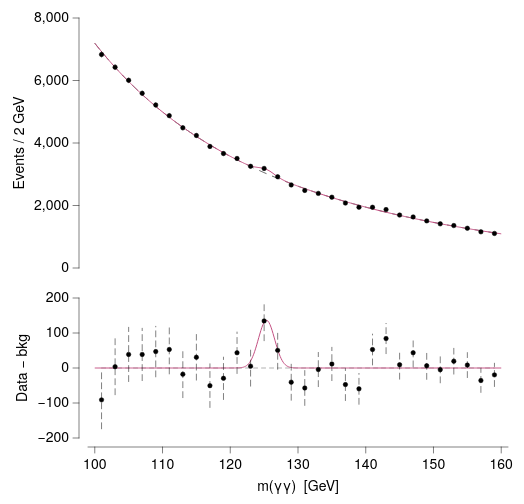

Write the Vega-Lite specification saved for this chart.
### Vega-Lite specification from a JSON file in a GitHub repository (floating-point values rounded to 4 significant figures; data arrays with more than 128 entries replaced by an {"elided": "..."} marker saying what was removed)
{"background": null, "config": {"arc": {"fill": "#DBDBDB", "fillOpacity": 1.0, "innerRadius": 25.0, "padAngle": 0.03, "stroke": "black", "strokeOpacity": 1, "strokeWidth": 0.25}, "area": {"fill": "#DBDBDB", "fillOpacity": 1.0, "stroke": "black", "strokeOpacity": 1, "strokeWidth": 0.25}, "axis": {"domain": true, "domainCap": "round", "domainColor": "black", "domainWidth": 0.25, "grid": false, "gridCap": "round", "gridColor": "#F1F1F1", "gridDash": [0, 0], "gridOpacity": 1.0, "gridWidth": 0.25, "labelColor": "black", "labelFont": "Helvetica Neue, HelveticaNeue, Helvetica, Arial, sans-serif", "labelFontSize": 7, "labelFontStyle": "normal", "labelFontWeight": 400, "offset": 4.5, "ticks": true, "tickCap": "round", "tickColor": "black", "tickRound": false, "tickSize": 3, "tickWidth": 0.25, "titleColor": "black", "titleFont": "Helvetica Neue, HelveticaNeue, Helvetica, Arial, sans-serif", "titleFontSize": 7, "titleFontStyle": "normal", "titleFontWeight": 400}, "axisX": {"domain": true, "labelAlign": "center", "labelAngle": 0, "labels": true, "ticks": true, "translate": 0}, "axisY": {"domain": true, "labelAlign": "right", "labelAngle": 0, "labels": true, "ticks": true, "translate": 0}, "axisRight": {"domain": true, "labelAlign": "left", "labelAngle": 0, "labels": true, "ticks": true, "translate": 0}, "axisTop": {"domain": true, "labelAlign": "center", "labelAngle": 0, "labels": true, "ticks": true, "translate": 0}, "axisBand": {"tickOffset": 0}, "bar": {"fill": "#DBDBDB", "fillOpacity": 1.0, "stroke": "black", "strokeOpacity": 1, "strokeWidth": 0.25}, "boxplot": {"size": 9.0, "ticks": {"cornerRadius": 0.25, "fill": "black", "opacity": 1, "size": 4.5, "thickness": 0.25}, "box": {"fillOpacity": 1.0, "stroke": "black", "strokeOpacity": 1, "strokeWidth": 0.25}, "median": {"cornerRadius": 0, "fill": "black", "fillOpacity": 1.0, "opacity": 1, "size": 9.0, "thickness": 0.25}, "rule": {"fill": "black", "fillOpacity": 1.0, "size": 10.0, "stroke": "black", "strokeDash": [0, 0], "strokeOpacity": 1, "strokeWidth": 0.25}, "outliers": {"color": "black", "fill": "black", "fillOpacity": 1.0, "size": 0, "stroke": "black", "strokeOpacity": 1, "strokeWidth": 0.25}}, "circle": {"fill": "black", "fillOpacity": 1.0, "size": 1.25, "stroke": null, "strokeOpacity": 1, "strokeWidth": 0.25}, "errorband": {"band": {"fillOpacity": 0.6, "stroke": null, "strokeWidth": 0.25, "strokeOpacity": 1}, "borders": {"opacity": 0, "strokeOpacity": 0.25, "strokeWidth": 1}}, "errorbar": {"opacity": 1, "rule": {"strokeDash": [0, 0], "strokeWidth": 0.25}, "ticks": {"color": "black", "cornerRadius": 0.125, "opacity": 1, "size": 6.0, "thickness": 0.25}, "thickness": 0.25}, "font": "Helvetica Neue, HelveticaNeue, Helvetica, Arial, sans-serif", "geoshape": {"fill": "#DBDBDB", "fillOpacity": 1.0, "stroke": "black", "strokeOpacity": 1, "strokeWidth": 0.25}, "header": {"labelColor": "black", "labelFont": "Helvetica Neue, HelveticaNeue, Helvetica, Arial, sans-serif", "labelFontSize": 7, "labelFontStyle": "normal", "labelFontWeight": 400, "titleColor": "black", "titleFont": "Helvetica Neue, HelveticaNeue, Helvetica, Arial, sans-serif", "titleFontSize": 7, "titleFontStyle": "normal", "titleFontWeight": 400, "titlePadding": 0}, "legend": {"disable": false, "offset": 4.5, "titlePadding": 4, "labelOffset": 2, "gradientLabelOffset": 2, "gradientLength": 50.0, "gradientThickness": 5.0, "gradientOpacity": 1.0, "gradientStrokeColor": "black", "gradientStrokeWidth": 0.25, "labelColor": "black", "labelFont": "Helvetica Neue, HelveticaNeue, Helvetica, Arial, sans-serif", "labelFontSize": 7, "labelFontStyle": "normal", "labelFontWeight": 400, "strokeColor": "black", "strokeWidth": 0, "symbolSize": 42, "symbolStrokeColor": "black", "symbolStrokeWidth": 0.25, "titleColor": "black", "titleFont": "Helvetica Neue, HelveticaNeue, Helvetica, Arial, sans-serif", "titleFontSize": 7, "titleFontStyle": "normal", "titleFontWeight": 400}, "line": {"color": "black", "stroke": "black", "strokeCap": "butt", "strokeDash": [0, 0], "strokeOpacity": 1, "strokeWidth": 0.5}, "point": {"filled": true, "fill": "#DBDBDB", "fillOpacity": 1.0, "size": 5.0, "stroke": "black", "strokeOpacity": 1, "strokeWidth": 0.25}, "range": {"category": ["#B2B2B2", "#636363", "#4A7CD3", "#008542", "#382864", "#509F98", "#284F93", "#005226", "#A398D6", "#173633"], "diverging": {"scheme": ["#443E60", "#5F597E", "#7C759B", "#9994B6", "#B7B4CC", "#D6D5DC", "#F6F6F6", "#D1DAD9", "#A4C2BF", "#7AA9A4", "#578E89", "#37736E", "#1B5954"]}, "heatmap": {"scheme": ["#32022B", "#43044D", "#4C196E", "#4D338C", "#484DA6", "#3A68BB", "#1D83CA", "#1D9CCB", "#23B5C9", "#28CDC5", "#4DE0B4", "#91EE9F"]}, "ordinal": {"scheme": ["#F1F1F1", "#DBDBDB", "#C6C6C6", "#B2B2B2", "#9D9D9D", "#898989", "#767676", "#636363", "#515151", "#404040", "#2F2F2F", "#1F1F1F"]}, "ramp": {"scheme": ["#32022B", "#43044D", "#4C196E", "#4D338C", "#484DA6", "#3A68BB", "#1D83CA", "#1D9CCB", "#23B5C9", "#28CDC5", "#4DE0B4", "#91EE9F"]}}, "rule": {"color": "black", "stroke": "black", "strokeCap": "round", "strokeDash": [2, 2], "strokeOpacity": 1, "strokeWidth": 0.25}, "scale": {"bandPaddingInner": 0.1, "bandPaddingOuter": 0.1, "round": false}, "rect": {"fill": "#DBDBDB", "fillOpacity": 1.0, "stroke": "black", "strokeOpacity": 1, "strokeWidth": 0.25}, "square": {"fill": "#DBDBDB", "fillOpacity": 1.0, "size": 10.0, "stroke": "black", "strokeOpacity": 1, "strokeWidth": 0.25}, "text": {"color": "black", "font": "Helvetica Neue, HelveticaNeue, Helvetica, Arial, sans-serif", "fontSize": 7, "fontStyle": "normal", "fontWeight": 400}, "tick": {"color": "black", "cornerRadius": 0.125, "opacity": 1.0, "size": 9.0, "thickness": 0.25}, "title": {"anchor": "middle", "frame": "group", "color": "black", "font": "Helvetica Neue, HelveticaNeue, Helvetica, Arial, sans-serif", "fontSize": 7, "fontStyle": "normal", "fontWeight": 400, "subtitleColor": "black", "subtitleFont": "Helvetica Neue, HelveticaNeue, Helvetica, Arial, sans-serif", "subtitleFontSize": "Helvetica Neue, HelveticaNeue, Helvetica, Arial, sans-serif", "subtitleFontStyle": "normal", "subtitleFontWeight": 400}, "trail": {"color": "black", "opacity": 1, "size": 0.5}, "view": {"continuousWidth": 100, "continuousHeight": 100, "discreteWidth": 100, "discreteHeight": 100, "fill": null, "stroke": null, "strokeWidth": 0.25}}, "vconcat": [{"layer": [{"mark": {"type": "line", "color": "#636363", "strokeDash": [4, 3]}, "encoding": {"x": {"axis": {"domain": false, "labels": false, "ticks": false, "title": null}, "field": "mass", "scale": {"domain": [99.0, 161.0], "nice": false}, "type": "quantitative"}, "y": {"field": "bo", "type": "quantitative"}}}, {"mark": {"type": "line", "color": "#C35082"}, "encoding": {"x": {"axis": {"domain": false, "labels": false, "ticks": false, "title": null}, "field": "mass", "scale": {"domain": [99.0, 161.0], "nice": false}, "type": "quantitative"}, "y": {"field": "sb", "type": "quantitative"}}}, {"data": {"name": "data-45b9d2a215d79e3c905a503ec1b8b7f6"}, "mark": {"type": "errorbar", "rule": {"strokeDash": [3, 2]}, "ticks": false}, "encoding": {"x": {"axis": {"domain": false, "labels": false, "ticks": false, "title": null}, "field": "mass", "scale": {"domain": [99.0, 161.0], "nice": false}, "type": "quantitative"}, "y": {"field": "lo", "title": "Events / 2 GeV", "type": "quantitative"}, "y2": {"field": "hi"}}}, {"data": {"name": "data-45b9d2a215d79e3c905a503ec1b8b7f6"}, "mark": {"type": "point", "color": "black", "filled": true}, "encoding": {"x": {"axis": {"domain": false, "labels": false, "ticks": false, "title": null}, "field": "mass", "scale": {"domain": [99.0, 161.0], "nice": false}, "type": "quantitative"}, "y": {"field": "count", "type": "quantitative"}}}], "data": {"name": "data-4dbf9cc5069fbf3594267d9cee8c050d"}, "height": 125, "width": 210}, {"layer": [{"data": {"name": "data-8544ddf1086526461f2c95f8ed532433"}, "mark": {"type": "rule", "color": "#636363"}, "encoding": {"x": {"field": "mass", "scale": {"domain": [99.0, 161.0], "nice": false}, "type": "quantitative"}, "x2": {"field": "mass2"}, "y": {"axis": {"values": [-200, -100, 0, 100, 200]}, "field": "y", "scale": {"domain": [-200, 200], "nice": false}, "title": "Data − bkg", "type": "quantitative"}}}, {"data": {"name": "data-4dbf9cc5069fbf3594267d9cee8c050d"}, "mark": {"type": "line", "color": "#C35082"}, "encoding": {"x": {"field": "mass", "scale": {"domain": [99.0, 161.0], "nice": false}, "type": "quantitative"}, "y": {"axis": {"values": [-200, -100, 0, 100, 200]}, "field": "sig", "scale": {"domain": [-200, 200], "nice": false}, "title": "Data − bkg", "type": "quantitative"}}}, {"data": {"name": "data-45b9d2a215d79e3c905a503ec1b8b7f6"}, "mark": {"type": "errorbar", "rule": {"strokeDash": [3, 2]}, "ticks": false}, "encoding": {"x": {"field": "mass", "scale": {"domain": [99.0, 161.0], "nice": false}, "title": "m(γγ)  [GeV]", "type": "quantitative"}, "y": {"axis": {"values": [-200, -100, 0, 100, 200]}, "field": "rlo", "scale": {"domain": [-200, 200], "nice": false}, "title": "Data − bkg", "type": "quantitative"}, "y2": {"field": "rhi"}}}, {"data": {"name": "data-45b9d2a215d79e3c905a503ec1b8b7f6"}, "mark": {"type": "point", "color": "black", "filled": true}, "encoding": {"x": {"field": "mass", "scale": {"domain": [99.0, 161.0], "nice": false}, "title": "m(γγ)  [GeV]", "type": "quantitative"}, "y": {"axis": {"values": [-200, -100, 0, 100, 200]}, "field": "resid", "scale": {"domain": [-200, 200], "nice": false}, "title": "Data − bkg", "type": "quantitative"}}}], "height": 70, "width": 210}], "resolve": {"scale": {"x": "shared"}}, "spacing": 6, "$schema": "https://vega.github.io/schema/vega-lite/v6.4.1.json", "datasets": {"data-4dbf9cc5069fbf3594267d9cee8c050d": {"elided": "400 records"}, "data-45b9d2a215d79e3c905a503ec1b8b7f6": [{"mass": 101.0, "count": 6833.0, "lo": 6750.0, "hi": 6916.0, "resid": -91.04, "rlo": -173.7, "rhi": -8.378}, {"mass": 103.0, "count": 6427.0, "lo": 6347.0, "hi": 6507.0, "resid": 3.778, "rlo": -76.39, "rhi": 83.95}, {"mass": 105.0, "count": 6006.0, "lo": 5929.0, "hi": 6083.0, "resid": 38.77, "rlo": -38.72, "rhi": 116.3}, {"mass": 107.0, "count": 5590.0, "lo": 5515.0, "hi": 5665.0, "resid": 38.74, "rlo": -36.02, "rhi": 113.5}, {"mass": 109.0, "count": 5218.0, "lo": 5146.0, "hi": 5290.0, "resid": 46.9, "rlo": -25.34, "rhi": 119.1}, {"mass": 111.0, "count": 4876.0, "lo": 4806.0, "hi": 4946.0, "resid": 52.96, "rlo": -16.87, "rhi": 122.8}, {"mass": 113.0, "count": 4486.0, "lo": 4419.0, "hi": 4553.0, "resid": -17.79, "rlo": -84.77, "rhi": 49.19}, {"mass": 115.0, "count": 4241.0, "lo": 4176.0, "hi": 4306.0, "resid": 30.56, "rlo": -34.57, "rhi": 95.68}, {"mass": 117.0, "count": 3890.0, "lo": 3828.0, "hi": 3952.0, "resid": -50.43, "rlo": -112.8, "rhi": 11.94}, {"mass": 119.0, "count": 3662.0, "lo": 3601.0, "hi": 3723.0, "resid": -29.46, "rlo": -89.97, "rhi": 31.06}, {"mass": 121.0, "count": 3505.0, "lo": 3446.0, "hi": 3564.0, "resid": 43.49, "rlo": -15.71, "rhi": 102.7}, {"mass": 123.0, "count": 3254.0, "lo": 3197.0, "hi": 3311.0, "resid": 5.235, "rlo": -51.81, "rhi": 62.28}, {"mass": 125.0, "count": 3186.0, "lo": 3130.0, "hi": 3242.0, "resid": 134.4, "rlo": 77.94, "rhi": 190.8}, {"mass": 127.0, "count": 2919.0, "lo": 2865.0, "hi": 2973.0, "resid": 50.37, "rlo": -3.659, "rhi": 104.4}, {"mass": 129.0, "count": 2658.0, "lo": 2606.0, "hi": 2710.0, "resid": -40.51, "rlo": -92.07, "rhi": 11.04}, {"mass": 131.0, "count": 2483.0, "lo": 2433.0, "hi": 2533.0, "resid": -57.12, "rlo": -106.9, "rhi": -7.287}, {"mass": 133.0, "count": 2388.0, "lo": 2339.0, "hi": 2437.0, "resid": -4.406, "rlo": -53.27, "rhi": 44.46}, {"mass": 135.0, "count": 2266.0, "lo": 2218.0, "hi": 2314.0, "resid": 11.55, "rlo": -36.06, "rhi": 59.15}, {"mass": 137.0, "count": 2078.0, "lo": 2032.0, "hi": 2124.0, "resid": -47.43, "rlo": -93.02, "rhi": -1.845}, {"mass": 139.0, "count": 1945.0, "lo": 1901.0, "hi": 1989.0, "resid": -59.58, "rlo": -103.7, "rhi": -15.48}, {"mass": 141.0, "count": 1944.0, "lo": 1900.0, "hi": 1988.0, "resid": 52.76, "rlo": 8.667, "rhi": 96.85}, {"mass": 143.0, "count": 1869.0, "lo": 1826.0, "hi": 1912.0, "resid": 84.2, "rlo": 40.97, "rhi": 127.4}, {"mass": 145.0, "count": 1694.0, "lo": 1653.0, "hi": 1735.0, "resid": 9.302, "rlo": -31.86, "rhi": 50.46}, {"mass": 147.0, "count": 1634.0, "lo": 1594.0, "hi": 1674.0, "resid": 43.55, "rlo": 3.125, "rhi": 83.97}, {"mass": 149.0, "count": 1508.0, "lo": 1469.0, "hi": 1547.0, "resid": 6.388, "rlo": -32.45, "rhi": 45.22}, {"mass": 151.0, "count": 1413.0, "lo": 1375.0, "hi": 1451.0, "resid": -4.773, "rlo": -42.36, "rhi": 32.82}, {"mass": 153.0, "count": 1358.0, "lo": 1321.0, "hi": 1395.0, "resid": 19.43, "rlo": -17.42, "rhi": 56.28}, {"mass": 155.0, "count": 1272.0, "lo": 1236.0, "hi": 1308.0, "resid": 8.331, "rlo": -27.33, "rhi": 44.0}, {"mass": 157.0, "count": 1157.0, "lo": 1123.0, "hi": 1191.0, "resid": -35.77, "rlo": -69.79, "rhi": -1.757}, {"mass": 159.0, "count": 1106.0, "lo": 1073.0, "hi": 1139.0, "resid": -19.61, "rlo": -52.86, "rhi": 13.65}], "data-8544ddf1086526461f2c95f8ed532433": [{"y": 0.0, "mass": 101.0, "mass2": 159.0}]}}
